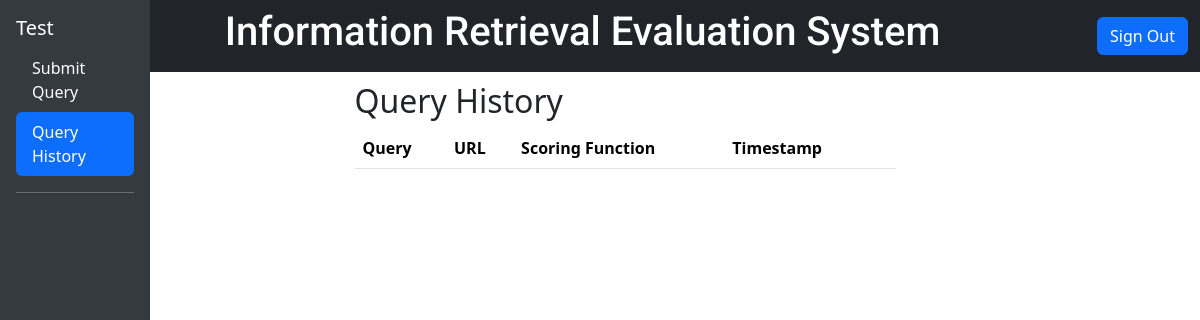
The app's page /history (signed in), older data.
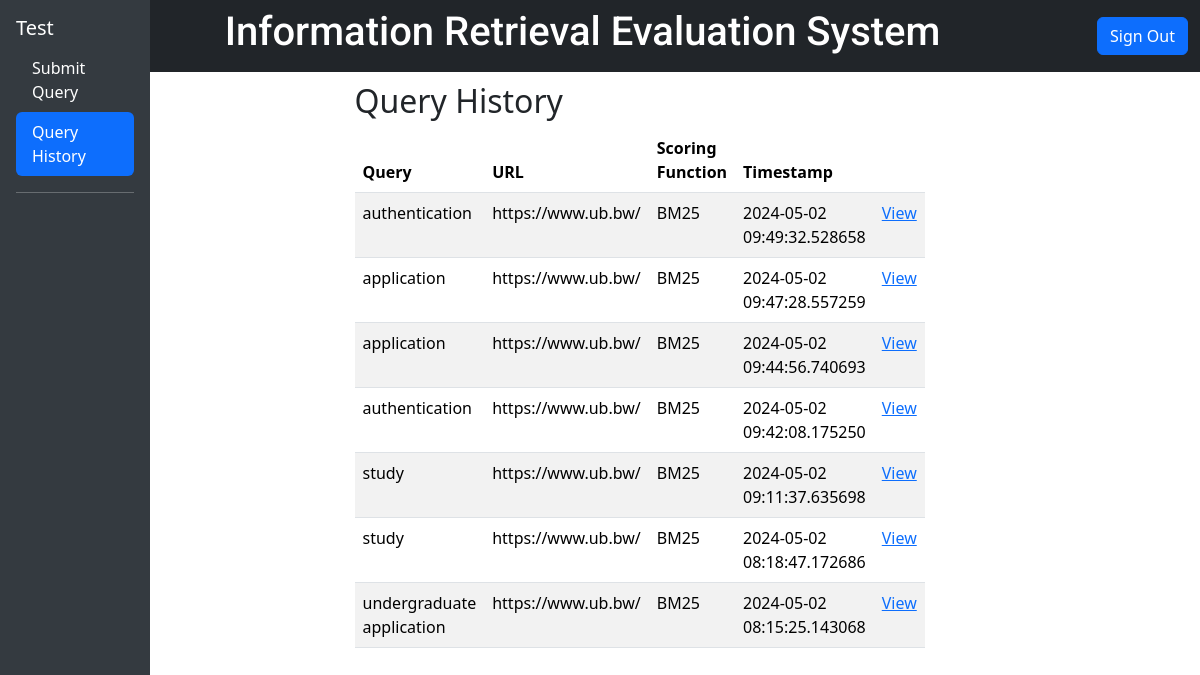
The same page, newer data.
### app.py (models this page shows, shortened)
class User(UserMixin, db.Model):
    id = db.Column(db.Integer, primary_key=True)
    username = db.Column(db.String(50), unique=True)
    first_name = db.Column(db.String(50))
    last_name = db.Column(db.String(50))
    email = db.Column(db.String(150), unique = True)
    password_hash = db.Column(db.String(150))
    joined_at = db.Column(db.DateTime(), default = datetime.utcnow)
    queries = db.relationship("Query", backref="user", lazy=True)

class Query(db.Model):
    query_id = db.Column(db.Integer, primary_key=True)
    url = db.Column(db.String(255))
    query_text = db.Column(db.String(255))
    query_scoring_function = db.Column(db.String(10))
    query_stopwords = db.Column(db.String(255))
    k = db.Column(db.Float(), default = 0.0)
    b = db.Column(db.Float(), default = 0.0)
    query_timestamp = db.Column(db.DateTime(), default = datetime.utcnow)
    user_id = db.Column(db.Integer, db.ForeignKey("user.id"))
    results = db.relationship("QueryResult", backref="query", lazy=True)

### app.py (the view)
@app.route('/history', methods=['GET', 'POST'])
@login_required
def history():
    queries = Query.query.filter_by(user_id=current_user.id).order_by(Query.query_timestamp.desc()).all()
    return render_template('history.html', queries=queries)

### app.py (called while the page is built)
@login_manager.user_loader
def load_user(user_id):
    return User.query.get(int(user_id))

### templates/history.html (shortened to what this page needs)
<!DOCTYPE html>
<html lang="en">
  <head>
    <link href="https://cdn.jsdelivr.net/npm/bootstrap@5.3.3/dist/css/bootstrap.min.css" rel="stylesheet">
  </head>
  <body>
    <nav class="navbar navbar-expand-sm text-white bg-dark">
      <div class="container-fluid">
        <a class="navbar-brand" href="#">
        </a>
        <h1 style="font-family: Roboto;">Information Retrieval Evaluation System</h1>
        <div class="text-right">
              <a href="/logout" class="btn btn-primary">Sign Out</a>
        </div>
      </div>
    </nav>
<div>
  <div class="position-fixed" style="top: 0; left: 0; height: 100vh; width: 150px; background-color: #343a40; color: white;">
    <div class="p-3">
      <h5>{{current_user.username}}</h5>
      <ul class="nav nav-pills flex-column mb-auto">
        <li class="nav-item">
          <a class="nav-link text-white" href="/dashboard">Submit Query</a>
        </li>
        <li class="nav-item">
          <a class="nav-link active text-white" href="/history">Query History</a>
        </li>
      </ul>
      <hr>
    </div>
  </div>
  <div style="margin-left: 50px; padding: 10px;">
    <div class="container">
      <div class="row justify-content-center">
        <div class="col-md-6 mx-auto">
          <h2>Query History</h2>
          <table class="table table-striped">
            <thead>
              <tr>
                <th>Query</th>
                <th>URL</th>
                <th>Scoring Function</th>
                <th>Timestamp</th>
                <th></th>
              </tr>
            </thead>
            <tbody>
              {% for query in queries %}
              <tr>
                <td>{{query.query_text}}</td>
                <td>{{query.url}}</td>
                <td>{{query.query_scoring_function}}</td>
                <td>{{query.query_timestamp}}</td>
                <td><a href="/view_query_results?query_id={{query.query_id}}">View</a></td>
              </tr>
              {% endfor %}
            </tbody>
          </table>
        </div>
      </div>
    </div>
  </div>
</div>
  </body>
</html>

Row changes from the older to the newer data that the page shows:
added Query: query_text "authentication", url "https://www.ub.bw/", query_scoring_function "BM25", query_timestamp "2024-05-02 09:49:32.528658"
added Query: query_text "application", url "https://www.ub.bw/", query_scoring_function "BM25", query_timestamp "2024-05-02 09:47:28.557259"
added Query: query_text "application", url "https://www.ub.bw/", query_scoring_function "BM25", query_timestamp "2024-05-02 09:44:56.740693"
added Query: query_text "authentication", url "https://www.ub.bw/", query_scoring_function "BM25", query_timestamp "2024-05-02 09:42:08.175250"
added Query: query_text "study", url "https://www.ub.bw/", query_scoring_function "BM25", query_timestamp "2024-05-02 09:11:37.635698"
added Query: query_text "study", url "https://www.ub.bw/", query_scoring_function "BM25", query_timestamp "2024-05-02 08:18:47.172686"
added Query: query_text "undergraduate application", url "https://www.ub.bw/", query_scoring_function "BM25", query_timestamp "2024-05-02 08:15:25.143068"
